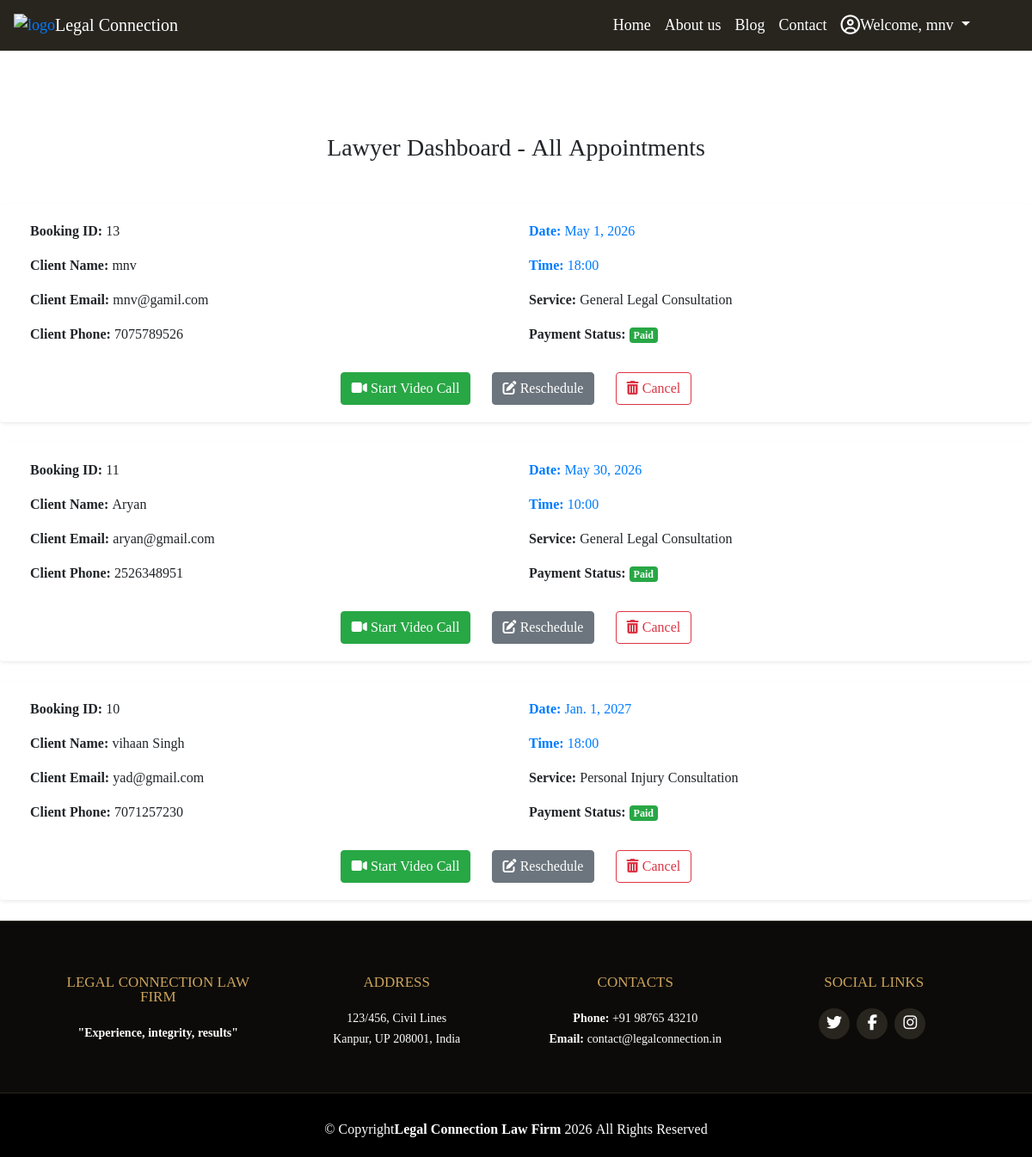
Screenshot of /booking/lawyer-dashboard/ (signed in) with the database file from the repository.
### booking/models.py (models this page shows, shortened)
class Booking(models.Model):
    user = models.ForeignKey(User, on_delete=models.CASCADE)
    service = models.ForeignKey(Service, null=True, on_delete=models.SET_NULL)
    name = models.CharField(max_length=50)
    email = models.EmailField(blank=True, null=True)
    phoneRegex = RegexValidator(regex=r'^\+?1?\d{8,15}$',
                                message="Please enter a valid phone number,"
                                "e.g. 9876543210. Up to 15 digits allowed.",
                                code="invalid")
    phone = models.CharField(validators=[phoneRegex], max_length=16,
                             null=True, blank=True)
    date = models.DateField()
    time = models.CharField(max_length=30, choices=HOURS, default='10:00')
    is_paid = models.BooleanField(default=False)
    video_call_link = models.URLField(blank=True, null=True)
    class Meta:
        unique_together = ('user', 'date', 'time', 'service')

class Service(models.Model):
    service_name = models.CharField(max_length=150, unique=True)
    price = models.DecimalField(max_digits=10, decimal_places=2)
    class Meta:
        unique_together = ('service_name', 'price', )
        ordering = ['-price']

### booking/views.py (the view)
# urls.py: path('lawyer-dashboard/', views.lawyer_dashboard, name='lawyer_dashboard'),
def lawyer_dashboard(request):
    if not request.user.is_authenticated:
        return redirect('../accounts/signup')
    try:
        if request.user.profile.user_type != 'lawyer':
            messages.error(request, "Access denied. You are not registered as a lawyer.")
            return redirect('index')
    except Profile.DoesNotExist:
        messages.error(request, "Please select your role first.")
        return redirect('select_role')
    all_bookings = Booking.objects.all().order_by('date', 'time')
    context = {
        'bookings': all_bookings
    }
    return render(request, 'lawyer_dashboard.html', context)

### templates/lawyer_dashboard.html
{% extends 'base.html' %}
{% load static %}
{% block content %}
<div class="booking-page mt-5 pt-5 text-center">
   <h3 class="text-center mb-5">Lawyer Dashboard - All Appointments</h3>
      {% for b in bookings %}
         <div class="card text-black border-secondary mb-4 shadow-sm">
            <div class="card-body">
               <div class="booking-text text-left">
                  <div class="row">
                     <div class="col-md-6">
                        <p><strong>Booking ID:</strong> {{ b.id }}</p>
                        <p><strong>Client Name:</strong> {{ b.name }}</p>
                        <p><strong>Client Email:</strong> {{ b.email }}</p>
                        <p><strong>Client Phone:</strong> {{ b.phone }}</p>
                     </div>
                     <div class="col-md-6">
                        <p class="text-primary"><strong>Date:</strong> {{ b.date }}</p>
                        <p class="text-primary"><strong>Time:</strong> {{ b.time }}</p>
                        <p><strong>Service:</strong> {{ b.service.service_name }}</p>
                        <p><strong>Payment Status:</strong>
                           {% if b.is_paid %}
                              <span class="badge badge-success">Paid</span>
                           {% else %}
                              <span class="badge badge-warning">Pending</span>
                           {% endif %}
                        </p>
                     </div>
                  </div>
                  <div class="mt-3 text-center">
                     {% if b.is_paid %}
                        <a href="{{ b.video_call_link }}" target="_blank"
                           class="card-link btn btn-success">
                           <i class="fa-solid fa-video"></i> Start Video Call</a>
                     {% endif %}
                     <a href="{% url 'change_booking' b.id %}"
                        class="card-link btn btn-secondary">
                           <i class="fa-solid fa-pen-to-square"></i> Reschedule</a>
                     <a href="{% url 'delete_booking' b.id %}"
                        class="card-link btn btn-outline-danger">
                           <i class="fa-solid fa-trash-can"></i> Cancel</a>
                  </div>
               </div>
            </div>
         </div>
      {% empty %}
         <div class="booknow-msg p-5 border rounded bg-light">
            <p class="pt-2 lead">No appointments scheduled yet.</p>
         </div>
      {% endfor %}
</div>
{% endblock content %}

### templates/base.html (shortened to what this page needs)
{% load static %}
<!DOCTYPE html>
<html lang="en">
  <head>
      <link rel="stylesheet" href="https://cdn.jsdelivr.net/npm/bootstrap@4.6.2/dist/css/bootstrap.min.css"
>
      <link rel="stylesheet" href="{% static 'css/style.css' %}">
  </head>
  <body>
    <header>
        <nav class="navbar navbar-expand-lg navbar-dark">
          <a class="logo"><img src="https://res.cloudinary.com/dremtdt73/image/upload/v1680098150/logo-removebg-preview_1_1_bpuhnf.png" style="width: 70px; height: 50px;" alt="logo"> </a>
          <a class="navbar-brand" href="{% url 'home' %}">Legal Connection</a>
          <div class="collapse navbar-collapse" id="navbarSupportedContent">
            <ul class="navbar-nav ml-auto mr-5">
              <li class="nav-item "><a class="nav-link" id="nav-home" href="{% url 'home' %}" >Home</a></li>
              <li class="nav-item "><a class="nav-link" id="nav-about" href="{% url 'about' %}" >About us</a></li>
              <li class="nav-item "><a class="nav-link" id="nav-blog" href="{% url 'blog' %}" >Blog</a></li>
              <li class="nav-item "><a class="nav-link" id="nav-contact" href="{% url 'contact' %}" >Contact</a></li>
                {% if request.user.is_authenticated %}
              <li class="nav-item dropdown">
                <a class="nav-link dropdown-toggle" href="#" id="navbarDropdown" role="button" data-toggle="dropdown" aria-haspopup="true" aria-expanded="false" >
                  <i class="far fa-user-circle fa-lg me-1"></i>Welcome, {{ user.username }}
                </a>
              </li>
                {% endif %}
                  </ul>
          </div>
        </nav>
    </header>
<main>
  {% block content %}
  {% endblock %}
</main>
<footer id="footer">
  <div class="footer-top">
    <div class="container">
      <div class="row">
        <div class="col-lg-3 col-md-6">
          <div class="footer-info">
            <h3>Legal Connection Law Firm</h3>
                <p><strong>"Experience, integrity, results"</strong></p>
          </div>
        </div>
        <div class="col-lg-3 col-md-6">
          <div class="footer-info">
            <h3>Address</h3>
              <p>123/456, Civil Lines<br>Kanpur, UP 208001, India</p>
          </div>
        </div>
        <div class="col-lg-3 col-md-6">
          <div class="footer-info">
            <h3>Contacts</h3>
              <p><strong>Phone:</strong> +91 98765 43210<br>
                 <strong>Email:</strong> contact@legalconnection.in<br>
              </p>
          </div>
        </div>
        <div class="col-lg-3 col-md-6">
          <div class="footer-info">
            <h3>Social Links</h3>
            <div class="social-links mt-3">
              <a href="#" class="twitter"><i class="fa fa-twitter"></i></a>
              <a href="#" class="facebook"><i class="fa fa-facebook"></i></a>
              <a href="#" class="instagram"><i class="fa fa-instagram"></i></a>
            </div>
          </div>
        </div>
      </div>
    </div>
  </div>
  <div class="container">
    <div class="copyright">
      &copy; Copyright<strong><span>Legal Connection Law Firm</span></strong>
      All Rights Reserved
    </div>
  </div>
</footer>
  </body>
</html>

### static/css/style.css (style rules this page uses)
body { font-family: 'Noto Serif Lao', serif; }
.row { margin: 0; }
.navbar { background: #28251f; font-size: large; }
#nav-home, #nav-about, #nav-blog, #nav-contact, #navbarDropdown { color: #fff; }
.card { border: none; background-color: transparent; }
#footer { background: black; padding: 0 0 20px 0; color: #fff; text-align: center; }
#footer .footer-top { background: #0c0b09; border-top: 1px solid #37332a; border-bottom: 1px solid #28251f; padding: 60px 0 20px 0; }
#footer .footer-top .footer-info { margin-bottom: 30px; }
#footer .footer-top .footer-info h3 { font-size: 17px; margin: 0 0 20px 0; padding: 2px 0 2px 0; line-height: 1; font-weight: 400; text-transform: uppercase; color: #cda45e; }
#footer .footer-top .footer-info p { font-size: 14px; line-height: 24px; margin-bottom: 0; color: #fff; }
#footer .footer-top .social-links a { font-size: 18px; display: inline-block; background: #28251f; color: #fff; line-height: 1; padding: 8px 0; margin-right: 4px; border-radius: 50%; text-align: center; width: 36px; height: 36px; transition: 0.3s; }
#footer .copyright { text-align: center; padding-top: 30px; }
.booking-page { min-height: 50vh; }

### rows the page displays
Booking: id "13", name "mnv", email "mnv@gamil.com", phone "7075789526", date "May 1, 2026", time "18:00", service.service_name "General Legal Consultation", is_paid "Paid"
Booking: id "11", name "Aryan", email "aryan@gmail.com", phone "2526348951", date "May 30, 2026", time "10:00", service.service_name "General Legal Consultation", is_paid "Paid"
Booking: id "10", name "vihaan Singh", email "yad@gmail.com", phone "7071257230", date "Jan. 1, 2027", time "18:00", service.service_name "Personal Injury Consultation", is_paid "Paid"

### other values shown
{{ user.username }} "mnv"
